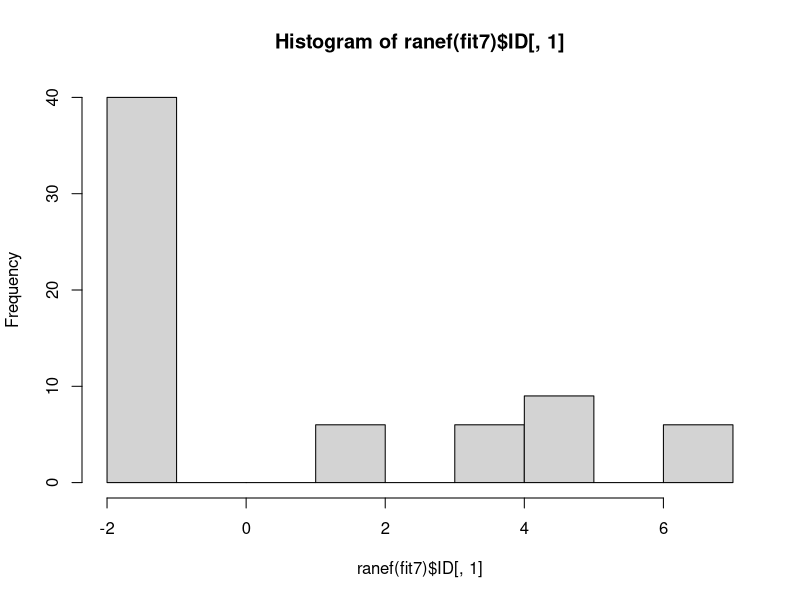
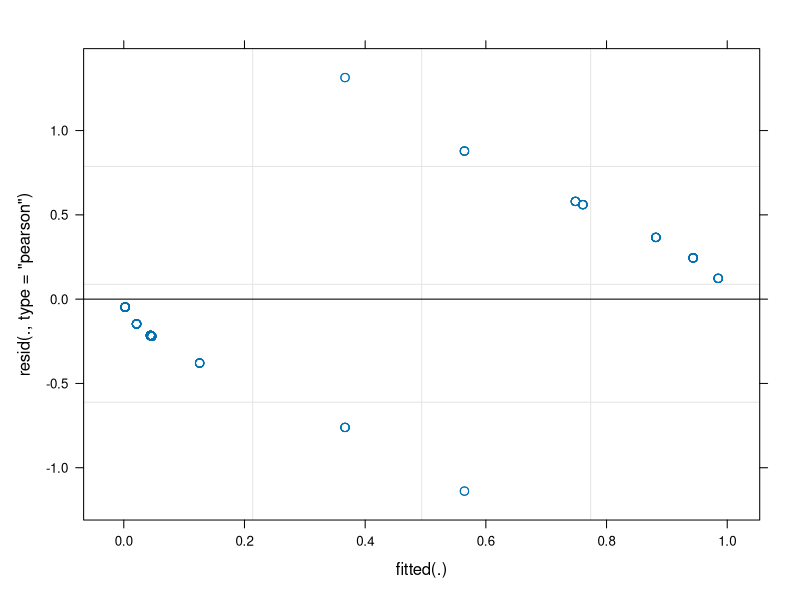
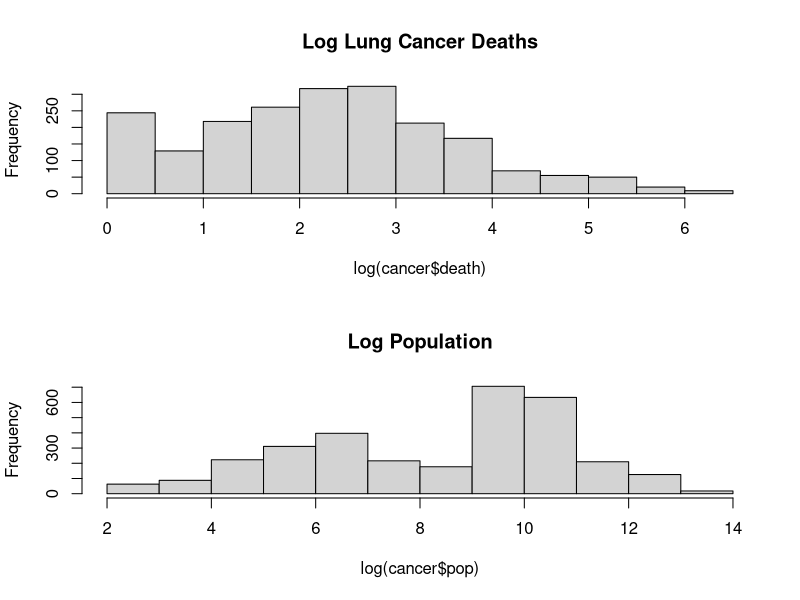
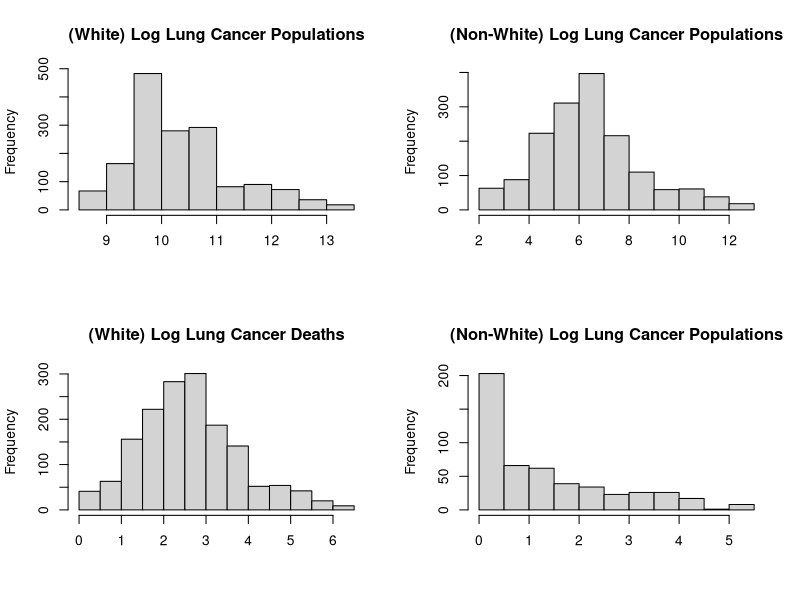
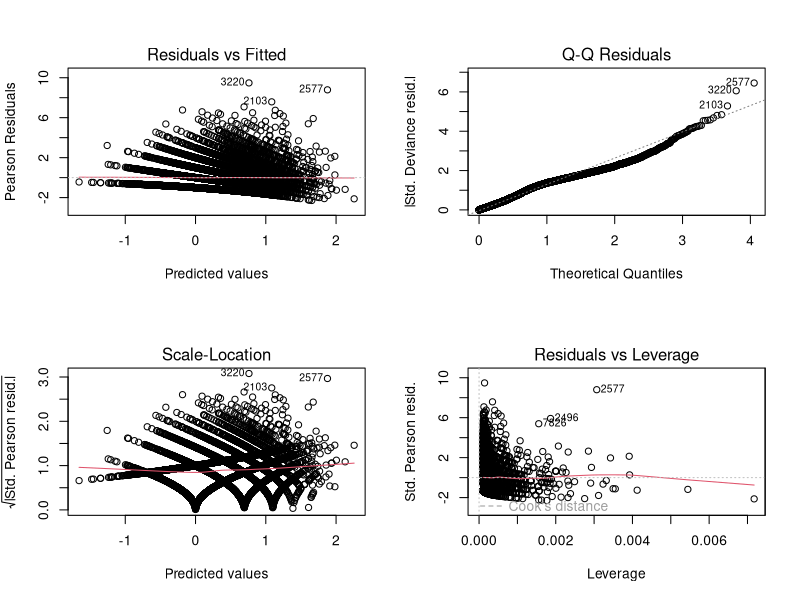
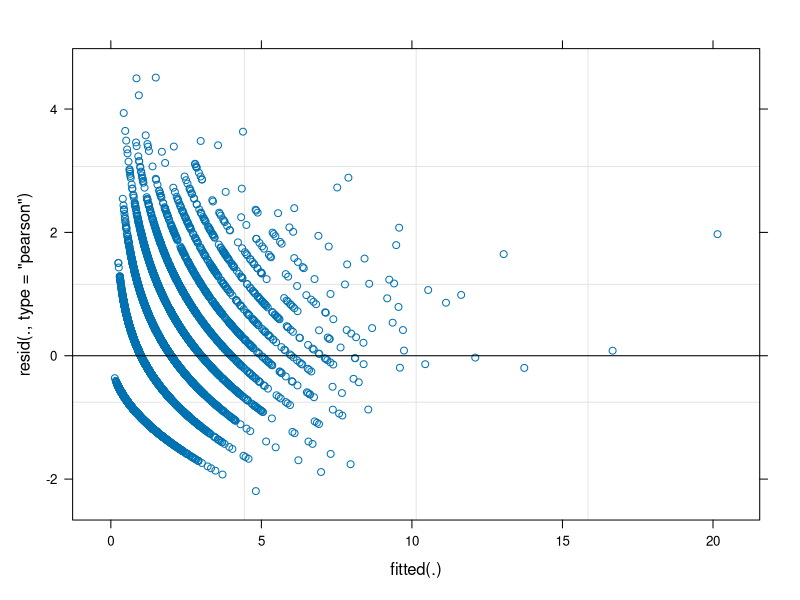
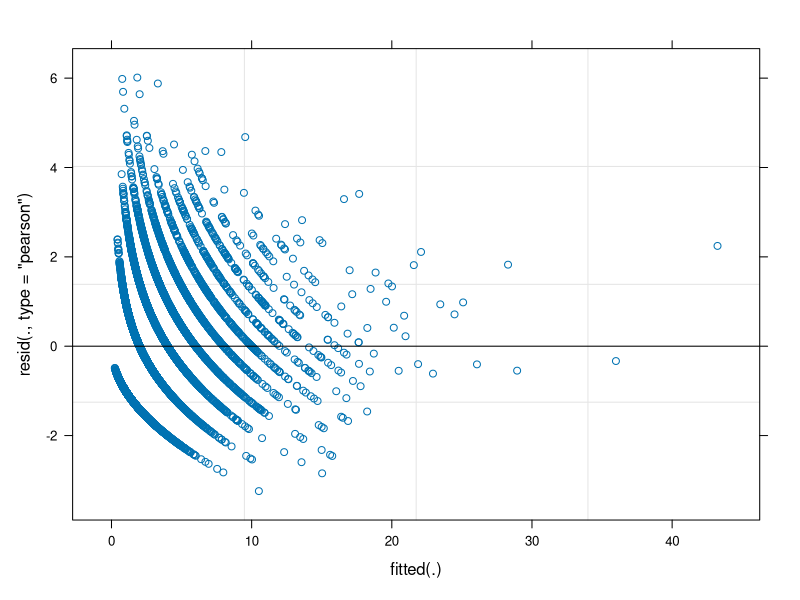
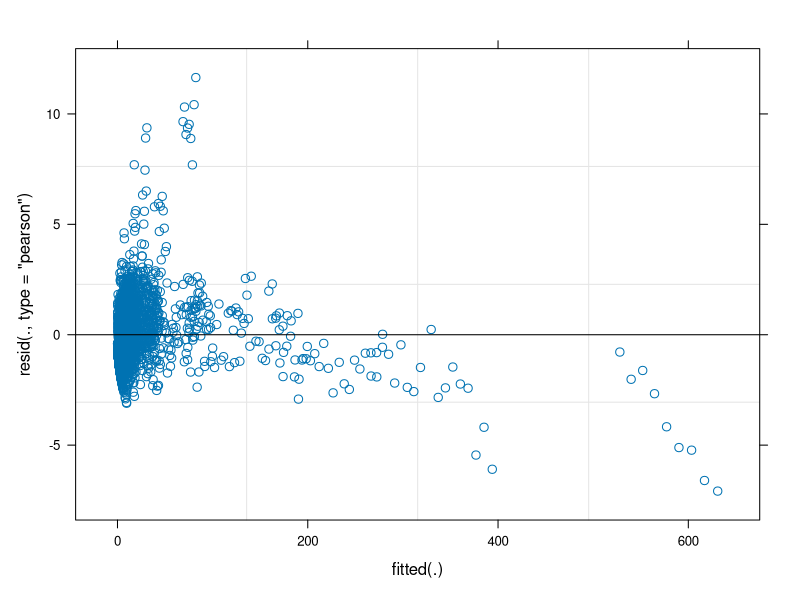

Write R code to recreate these figures, in order.
### Module 3: 
### Part II: glmms ###

setwd('~/Dropbox/EmoryCourses/BIOS_526/Materials_BRisk_2020/Data')

cbv = read.table ("2by2.txt", header = T)
cbv[1:5,]
table(cbv$group,cbv$period)
# group 1: corresponds to BA
# group 2: corresponds to AB

# reminder of logistic regression and overall
# proportion of "successes":
fit0 = glm(cbv$outcome~1,family=binomial(link='logit'))
summary(fit0)
1/(1+exp(-coef(fit0)))
mean(cbv$outcome)



#################


fit1 = glm (cbv$outcome~cbv$trt, family=binomial(link='logit'))
fit2 = glm (cbv$outcome~cbv$trt+cbv$period, family=binomial(link='logit'))
fit3 = glm (cbv$outcome~cbv$trt*cbv$period, family=binomial(link='logit'))

summary(fit1)
summary(fit2)
summary(fit3)


# calculate confidence intervals:
# note: exp is monotonic so transforming quantiles of a random variable is equivalent
# to the quantiles of the transformed random variable
# hence we can exponentiate CIs:
exp(1.11 - 1.96*0.57)
exp(1.11 + 1.96*0.57)

# We can not transform SEs. Estimating variances of transformed variable is more complex (one approach is the delta method).



library (lme4)

fit4 = glmer (outcome~trt*period+(1|ID), family=binomial(link='logit'), data = cbv)
summary(fit4)
# NOTE: Does not issue a convergence error.
# However, the variance of the ID is very large -- indication of an issue.

# Also note that by default, returns p-values (unlike lmer)


fit5 = glmer (outcome~trt*period+(1|ID), family=binomial(link='logit'), data = cbv, nAGQ = 2)
summary(fit5)
# Changes a lot -- this is troubling, particularly given there was no indication that the first solution was not at the optimum.
# May be related to only having 


fit6 = glmer (outcome~trt*period+(1|ID), family=binomial(link='logit'), data = cbv, nAGQ = 25)
summary(fit6)
# Still changing. Issues persist. 
# Random effects variance is large. 

fit7 = glmer (outcome~trt*period+(1|ID), family=binomial(link='logit'), data = cbv, nAGQ = 100)
summary(fit7)
# Seems to have stabilized. 

# random effects:
hist(ranef(fit7)$ID[,1])

coef(fit7)

plot(fit7)
# (meaningless for bernoulli data)


AIC(fit3) # fully crossed model with no random effects
AIC(fit7) # fully crossed model with random effects


# I speculate the issue may be related to having only
# two observations per subject. 
# It may be helpful to use GEEs in situations such as these (where the mle estimates seem numerically unstable). We will return to this topic later.


########################
########################

# example of how conditional interpretation impacts the coefficients
# here we simulate the CONDITIONAL model with random effects and 
# examine what happens in GLM estimate, where GLM uses a marginal model.
# (Note the inference in the GLM is incorrect due to correlation, but this
# is actually a different issue. Here we concern ourselves with how the interpretation
# of the betas.)
# simulate subjects
### binomial with logistic:
nsubjects = 2000
nrepsmax=10
beta0 = -1 
beta1 = 0 # you can experiment with values of beta1 as well. start with beta1=0
tau = 2

ids=NULL
randomeffects_short=NULL
randomeffects1=NULL
for (i in 1:nsubjects) { 
  r_i = rbinom(1,size=nrepsmax,prob=0.5) # pick some number of observations for ith subject
  ids = c(ids,rep(i,r_i))
  temp = rnorm(1,0,tau)
  #randomeffects_short=c(randomeffects_short,temp)
  randomeffects1=c(randomeffects1,rep(temp,r_i))
}

x1 = rnorm(length(ids)) # make some data for the covariate

# simulate the mixed model:
logitEy = beta0+beta1*x1+randomeffects1
y = rbinom(n = length(logitEy),size=1,p = exp(logitEy)/(1+exp(logitEy)))

# fit a marginal model:
model.glm = glm(y~x1,family=binomial)
# model.glm = glm(y~1,family=binomial)
coef(model.glm) # coefficients and slopes do not approximate simulated values
summary(model.glm)
exp(coef(model.glm)[1])/(1+exp(coef(model.glm)[1]))
#note:
# if beta1=0, the back-transformed intercept is equal to the mean of y: 
# (exactly equal if you don't estimate beta_1)
mean(y)

# fit glmm:
model.glmer = glmer(y~x1+(1|ids),family=binomial)
# intercepts and slopes roughly correspond to the truth:
summary(model.glmer)
exp(fixef(model.glmer)[1])/(1+exp(fixef(model.glmer))[1])
# compare this to mean(y) if beta=0, higher than mean(y)
mean(y)


  #########################
########################
## Poisson GLMM
cancer = read.table ("cancer.txt", header = T)

##Subset to 1980 + 
cancer = subset (cancer, year >= 13)

##Recode
cancer$year = cancer$year - 12 # year=0 is 1979
cancer$race[ cancer$race == 2] = 0 # simplify to white and non-white, 1=white
cancer$sex = cancer$sex-1 # female=1

fit = glmer (death~sex*race+year + (1|county), family = poisson, data = cancer)
summary (fit)


# check convergence:
fit.check = glmer (death~sex*race+year + (1|county), family = poisson, data = cancer,nAGQ = 25)
summary (fit.check)
# the original optimization is fine

# check goodness of fit:

pdf('~/Dropbox/EmoryCourses/BIOS_526/Materials_BRisk_2020/M3-GLM and GLMM/M3-GLMM/cancer_poisson_nooffset.pdf')
plot(fit)
dev.off()

# also see
# https://bbolker.github.io/mixedmodels-misc/glmmFAQ.html#overdispersion
# caveats: expected counts per obs should be > 5
overdisp_fun <- function(model) {
  rdf <- df.residual(model)
  rp <- residuals(model,type="pearson")
  Pearson.chisq <- sum(rp^2)
  prat <- Pearson.chisq/rdf
  pval <- pchisq(Pearson.chisq, df=rdf, lower.tail=FALSE)
  c(chisq=Pearson.chisq,ratio=prat,rdf=rdf,p=pval)
}
overdisp_fun(fit)



# The plot of the pearson residuals vs fitted looks terrible
# severe lack of fit


# compare to glm:  
fit.poisson.glm = glm(death~sex*race+year,family=poisson,data=cancer)
summary(fit.poisson.glm)


##########################
# Offsets!!!
# include offset: makes deaths per capita
# same as fixing slope at 1
# In model without offset, population differences lead to larger variance of random effects



par (mfrow = c(2,1))
hist (log(cancer$death), main = "Log Lung Cancer Deaths")
hist (log(cancer$pop), main = "Log Population")

cancer$logpop = log (cancer$pop)
fit.offset = glmer (death~offset(logpop) + sex*race+year + (1|county), family = poisson, data = cancer)
summary(fit.offset)


  # check optimizer:
  fit.check = glmer (death~offset(logpop) + sex*race+year + (1|county), family = poisson, data = cancer, nAGQ=25)
  summary(fit.check)
  # defaults appear to have converged

pdf('~/Dropbox/EmoryCourses/BIOS_526/Materials_BRisk_2020/M3-GLM and GLMM/M3-GLMM/cancer_poisson_offset.pdf')  
plot(fit.offset)
dev.off()
# The plot of the residuals is somewhat improved, but issues persist

overdisp_fun(fit.offset)

# random effects:
pdf('~/Dropbox/EmoryCourses/BIOS_526/Materials_BRisk_2020/M3-GLM and GLMM/M3-GLMM/cancer_randomeffects.pdf')
par(mfrow=c(2,2))
hist(ranef(fit)$county[,1],main='No offset')
hist(ranef(fit.offset)$county[,1],main='Offset')

hist(exp(ranef(fit)$county[,1]),breaks=30,main='No offset')
hist(exp(ranef(fit.offset)$county[,1]),breaks=30,main='Offset')
dev.off()


  # aside:
  # We will address overdispersion later with GEEs
  library(gee)
  fit.gee = gee(death~offset(logpop)+sex*race+year, id=county, data=cancer, corstr="exchangeable",family = 'poisson')
  summary(fit.gee)
  

par (mfrow = c(2,2))
hist (log(cancer$pop[cancer$race==1]), main = "(White) Log Lung Cancer Populations", xlab = "")
hist (log(cancer$pop[cancer$race==0]), main = "(Non-White) Log Lung Cancer Populations", xlab = "")

hist (log(cancer$death[cancer$race==1]), main = "(White) Log Lung Cancer Deaths", xlab = "")
hist (log(cancer$death[cancer$race==0]), main = "(Non-White) Log Lung Cancer Populations", xlab = "")

#############################
# Simulations examining marginal versus conditional in Poisson:
nsubjects = 2000
nreps=5
beta0 = 0.25 # baseline log counts
beta1 = 0.5 # make this 0 to examine how glm beta0 relates to mean of y

tau = 0.5
ids = c(1:nsubjects)%x%rep(1,nreps)
randomeffects1 = rnorm(nsubjects,0,tau)%x%rep(1,nreps)
x1 = rnorm(nsubjects*nreps)

logEy = beta0+beta1*x1+randomeffects1
y = rpois(n = length(logEy),lambda = exp(logEy))

model.glm = glm(y~x1,family=poisson)
summary(model.glm)
plot(model.glm)



#when beta1=0, the quantities are equal
mean(y)
exp(coef(model.glm)[1])

# for poisson, we can analytically calculate
# the relationship between the intercept on the log
# scale of the glmm and the mean count of the marginal
# model. It is related to the random effect variance:
# for poisson, we have
# E exp(\beta_0+\theta_i) = exp(\beta_0)*E exp(\theta_i})
# now exp(\theta_i) is a log-normal random variable
# with zero mean and var \tau^2, so
# we can look up its expectation in wiki.
# it is exp(\tau^2/2)

# thus for beta1=0, the mean(y) is approximately equal to
exp(tau^2/2)*exp(beta0) 

# in particular, the intercept
# does not approximate beta0
coef(model.glm)[1]
# instead, it approximates 
#log(exp(tau^2/2)*exp(beta0)), i.e.,
tau^2/2+beta0 #(this holds for beta1 not equal to zero too)

# for poisson, the betas in the marginal model
# still roughly approximate the betas in the conditional model
coef(model.glm)[2]

model.glmer = glmer(y~x1+(1|ids),family=poisson)
# intercepts and slopes correspond:
summary(model.glmer)

plot(model.glmer)
overdisp_fun(model.glmer)

############################
y2 = 2*y
model.glmer2 = glmer(y2~x1+(1|ids),family=poisson)
# intercepts and slopes correspond:
summary(model.glmer2)

plot(model.glmer2)
overdisp_fun(model.glmer2)
